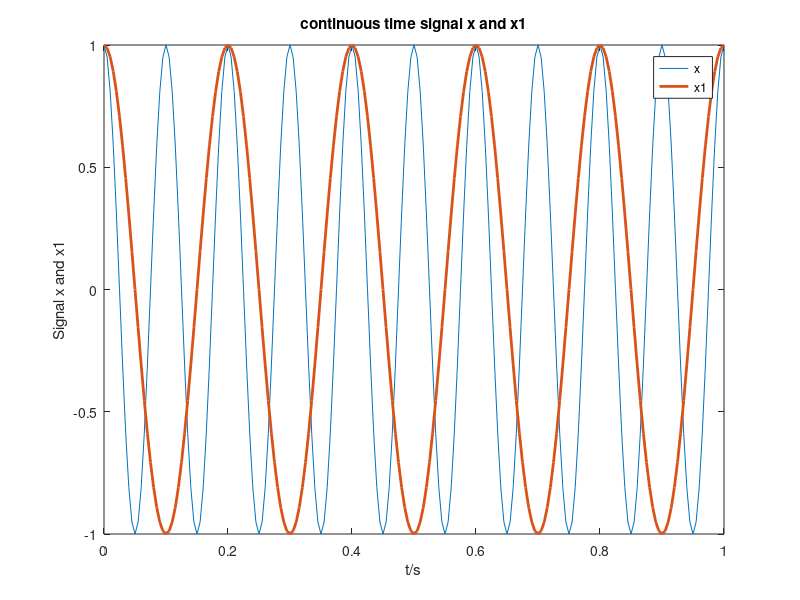
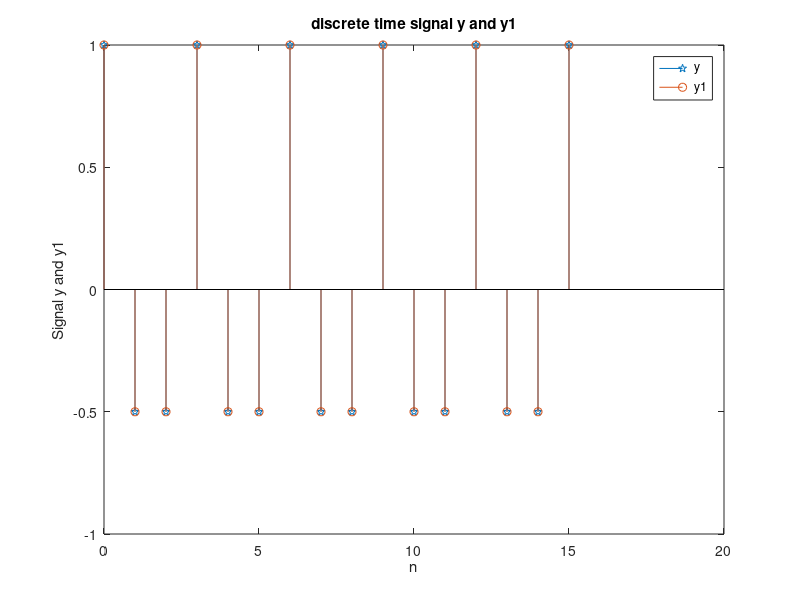
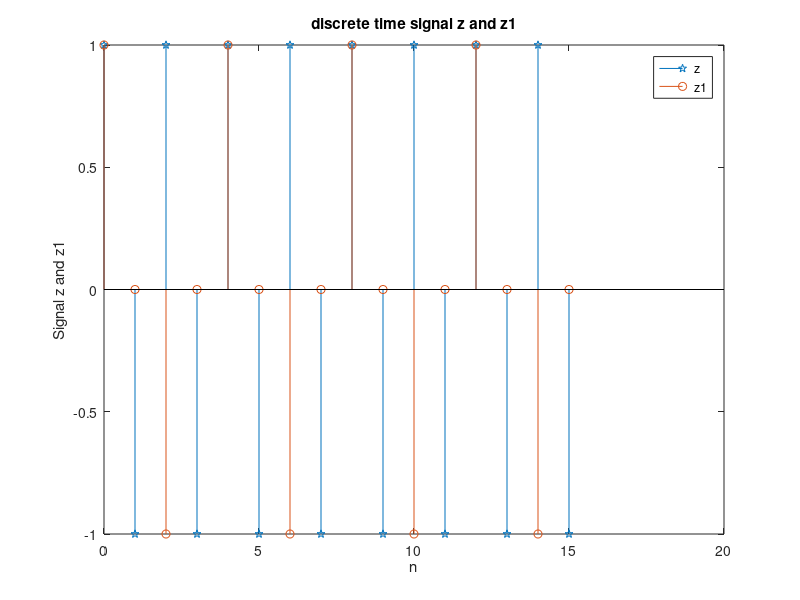

Source code (MATLAB) for these figures, in order:
clear all
close all
clc

%% Q3
t = 0:0.005:1;
x = cos(20*pi*t);
x1 = cos(10*pi*t);
figure(1);
plot(t,x,t,x1,'LineWidth',2);
xlabel('t/s');
ylabel('Signal x and x1');
title('continuous time signal x and x1');
legend('x','x1');

%% Q4
n = 0:15;
y = cos(4*pi*n/3);
y1 = cos(2*pi*n/3);
figure(2);
stem(n,y,'p');
hold on;
stem(n,y1);
xlabel('n');
ylabel('Signal y and y1');
title('discrete time signal y and y1');
legend('y','y1');

%% Q5
n = 0:15;
z = cos(pi*n);
z1 = cos(pi*n/2);
figure(3);
stem(n,z,'p');
hold on;
stem(n,z1);
xlabel('n');
ylabel('Signal z and z1');
title('discrete time signal z and z1');
legend('z','z1');
